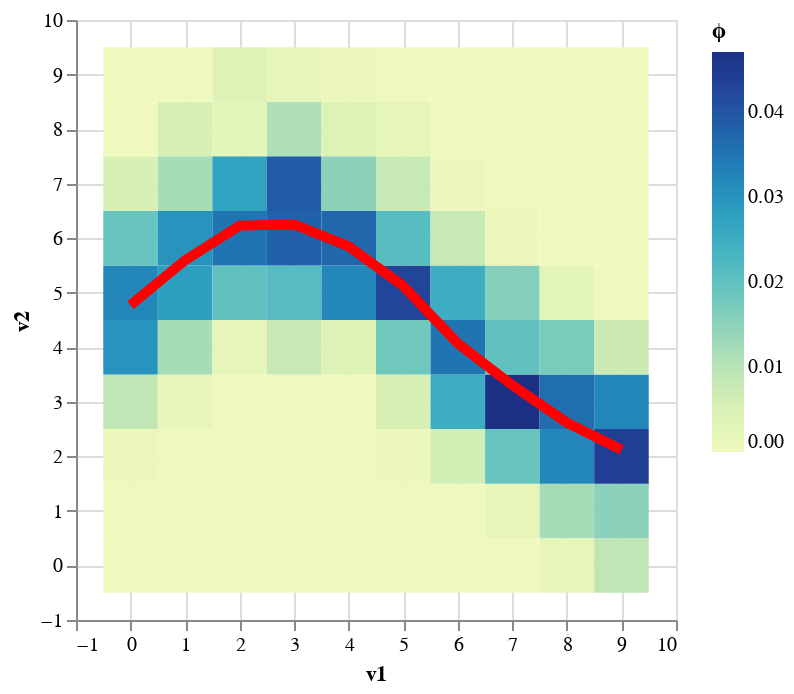

The cell this chart's notebook holds for it:
### Code cell
E_V2_given_V1_df = pd.DataFrame({'v1':range(10),'μ':E_V2_given_V1})
mean_plot = alt.Chart(E_V2_given_V1_df, width=300, height=300).mark_line(size=5, color='red').encode(x='v1', y='μ')
density_plot + mean_plot

### Figure 1 — Vega-Lite specification as saved in the notebook (floating-point values rounded to 4 significant figures)
{"$schema": "https://vega.github.io/schema/vega-lite/v3.4.0.json", "config": {"mark": {"tooltip": null}, "view": {"height": 300, "width": 400}}, "datasets": {"data-286a68c9292df08f3ed49fe9a3424b0a": [{"xh": 0.5, "xl": -0.5, "yh": 0.5, "yl": -0.5, "ϕ": 0}, {"xh": 0.5, "xl": -0.5, "yh": 1.5, "yl": 0.5, "ϕ": 0}, {"xh": 0.5, "xl": -0.5, "yh": 2.5, "yl": 1.5, "ϕ": 0.001}, {"xh": 0.5, "xl": -0.5, "yh": 3.5, "yl": 2.5, "ϕ": 0.009}, {"xh": 0.5, "xl": -0.5, "yh": 4.5, "yl": 3.5, "ϕ": 0.03}, {"xh": 0.5, "xl": -0.5, "yh": 5.5, "yl": 4.5, "ϕ": 0.032}, {"xh": 0.5, "xl": -0.5, "yh": 6.5, "yl": 5.5, "ϕ": 0.019}, {"xh": 0.5, "xl": -0.5, "yh": 7.5, "yl": 6.5, "ϕ": 0.005}, {"xh": 0.5, "xl": -0.5, "yh": 8.5, "yl": 7.5, "ϕ": 0}, {"xh": 0.5, "xl": -0.5, "yh": 9.5, "yl": 8.5, "ϕ": 0}, {"xh": 1.5, "xl": 0.5, "yh": 0.5, "yl": -0.5, "ϕ": 0}, {"xh": 1.5, "xl": 0.5, "yh": 1.5, "yl": 0.5, "ϕ": 0}, {"xh": 1.5, "xl": 0.5, "yh": 2.5, "yl": 1.5, "ϕ": 0}, {"xh": 1.5, "xl": 0.5, "yh": 3.5, "yl": 2.5, "ϕ": 0.002}, {"xh": 1.5, "xl": 0.5, "yh": 4.5, "yl": 3.5, "ϕ": 0.012}, {"xh": 1.5, "xl": 0.5, "yh": 5.5, "yl": 4.5, "ϕ": 0.028}, {"xh": 1.5, "xl": 0.5, "yh": 6.5, "yl": 5.5, "ϕ": 0.03}, {"xh": 1.5, "xl": 0.5, "yh": 7.5, "yl": 6.5, "ϕ": 0.012}, {"xh": 1.5, "xl": 0.5, "yh": 8.5, "yl": 7.5, "ϕ": 0.005}, {"xh": 1.5, "xl": 0.5, "yh": 9.5, "yl": 8.5, "ϕ": 0}, {"xh": 2.5, "xl": 1.5, "yh": 0.5, "yl": -0.5, "ϕ": 0}, {"xh": 2.5, "xl": 1.5, "yh": 1.5, "yl": 0.5, "ϕ": 0}, {"xh": 2.5, "xl": 1.5, "yh": 2.5, "yl": 1.5, "ϕ": 0}, {"xh": 2.5, "xl": 1.5, "yh": 3.5, "yl": 2.5, "ϕ": 0}, {"xh": 2.5, "xl": 1.5, "yh": 4.5, "yl": 3.5, "ϕ": 0.002}, {"xh": 2.5, "xl": 1.5, "yh": 5.5, "yl": 4.5, "ϕ": 0.02}, {"xh": 2.5, "xl": 1.5, "yh": 6.5, "yl": 5.5, "ϕ": 0.035}, {"xh": 2.5, "xl": 1.5, "yh": 7.5, "yl": 6.5, "ϕ": 0.027}, {"xh": 2.5, "xl": 1.5, "yh": 8.5, "yl": 7.5, "ϕ": 0.003}, {"xh": 2.5, "xl": 1.5, "yh": 9.5, "yl": 8.5, "ϕ": 0.004}, {"xh": 3.5, "xl": 2.5, "yh": 0.5, "yl": -0.5, "ϕ": 0}, {"xh": 3.5, "xl": 2.5, "yh": 1.5, "yl": 0.5, "ϕ": 0}, {"xh": 3.5, "xl": 2.5, "yh": 2.5, "yl": 1.5, "ϕ": 0}, {"xh": 3.5, "xl": 2.5, "yh": 3.5, "yl": 2.5, "ϕ": 0}, {"xh": 3.5, "xl": 2.5, "yh": 4.5, "yl": 3.5, "ϕ": 0.008}, {"xh": 3.5, "xl": 2.5, "yh": 5.5, "yl": 4.5, "ϕ": 0.021}, {"xh": 3.5, "xl": 2.5, "yh": 6.5, "yl": 5.5, "ϕ": 0.038}, {"xh": 3.5, "xl": 2.5, "yh": 7.5, "yl": 6.5, "ϕ": 0.039}, {"xh": 3.5, "xl": 2.5, "yh": 8.5, "yl": 7.5, "ϕ": 0.011}, {"xh": 3.5, "xl": 2.5, "yh": 9.5, "yl": 8.5, "ϕ": 0.002}, {"xh": 4.5, "xl": 3.5, "yh": 0.5, "yl": -0.5, "ϕ": 0}, {"xh": 4.5, "xl": 3.5, "yh": 1.5, "yl": 0.5, "ϕ": 0}, {"xh": 4.5, "xl": 3.5, "yh": 2.5, "yl": 1.5, "ϕ": 0}, {"xh": 4.5, "xl": 3.5, "yh": 3.5, "yl": 2.5, "ϕ": 0}, {"xh": 4.5, "xl": 3.5, "yh": 4.5, "yl": 3.5, "ϕ": 0.004}, {"xh": 4.5, "xl": 3.5, "yh": 5.5, "yl": 4.5, "ϕ": 0.032}, {"xh": 4.5, "xl": 3.5, "yh": 6.5, "yl": 5.5, "ϕ": 0.037}, {"xh": 4.5, "xl": 3.5, "yh": 7.5, "yl": 6.5, "ϕ": 0.015}, {"xh": 4.5, "xl": 3.5, "yh": 8.5, "yl": 7.5, "ϕ": 0.004}, {"xh": 4.5, "xl": 3.5, "yh": 9.5, "yl": 8.5, "ϕ": 0.001}, {"xh": 5.5, "xl": 4.5, "yh": 0.5, "yl": -0.5, "ϕ": 0}, {"xh": 5.5, "xl": 4.5, "yh": 1.5, "yl": 0.5, "ϕ": 0}, {"xh": 5.5, "xl": 4.5, "yh": 2.5, "yl": 1.5, "ϕ": 0.001}, {"xh": 5.5, "xl": 4.5, "yh": 3.5, "yl": 2.5, "ϕ": 0.005}, {"xh": 5.5, "xl": 4.5, "yh": 4.5, "yl": 3.5, "ϕ": 0.018}, {"xh": 5.5, "xl": 4.5, "yh": 5.5, "yl": 4.5, "ϕ": 0.043}, {"xh": 5.5, "xl": 4.5, "yh": 6.5, "yl": 5.5, "ϕ": 0.021}, {"xh": 5.5, "xl": 4.5, "yh": 7.5, "yl": 6.5, "ϕ": 0.008}, {"xh": 5.5, "xl": 4.5, "yh": 8.5, "yl": 7.5, "ϕ": 0.002}, {"xh": 5.5, "xl": 4.5, "yh": 9.5, "yl": 8.5, "ϕ": 0}, {"xh": 6.5, "xl": 5.5, "yh": 0.5, "yl": -0.5, "ϕ": 0}, {"xh": 6.5, "xl": 5.5, "yh": 1.5, "yl": 0.5, "ϕ": 0}, {"xh": 6.5, "xl": 5.5, "yh": 2.5, "yl": 1.5, "ϕ": 0.006}, {"xh": 6.5, "xl": 5.5, "yh": 3.5, "yl": 2.5, "ϕ": 0.025}, {"xh": 6.5, "xl": 5.5, "yh": 4.5, "yl": 3.5, "ϕ": 0.035}, {"xh": 6.5, "xl": 5.5, "yh": 5.5, "yl": 4.5, "ϕ": 0.025}, {"xh": 6.5, "xl": 5.5, "yh": 6.5, "yl": 5.5, "ϕ": 0.008}, {"xh": 6.5, "xl": 5.5, "yh": 7.5, "yl": 6.5, "ϕ": 0.001}, {"xh": 6.5, "xl": 5.5, "yh": 8.5, "yl": 7.5, "ϕ": 0}, {"xh": 6.5, "xl": 5.5, "yh": 9.5, "yl": 8.5, "ϕ": 0}, {"xh": 7.5, "xl": 6.5, "yh": 0.5, "yl": -0.5, "ϕ": 0}, {"xh": 7.5, "xl": 6.5, "yh": 1.5, "yl": 0.5, "ϕ": 0.002}, {"xh": 7.5, "xl": 6.5, "yh": 2.5, "yl": 1.5, "ϕ": 0.019}, {"xh": 7.5, "xl": 6.5, "yh": 3.5, "yl": 2.5, "ϕ": 0.047}, {"xh": 7.5, "xl": 6.5, "yh": 4.5, "yl": 3.5, "ϕ": 0.02}, {"xh": 7.5, "xl": 6.5, "yh": 5.5, "yl": 4.5, "ϕ": 0.016}, {"xh": 7.5, "xl": 6.5, "yh": 6.5, "yl": 5.5, "ϕ": 0.001}, {"xh": 7.5, "xl": 6.5, "yh": 7.5, "yl": 6.5, "ϕ": 0}, {"xh": 7.5, "xl": 6.5, "yh": 8.5, "yl": 7.5, "ϕ": 0}, {"xh": 7.5, "xl": 6.5, "yh": 9.5, "yl": 8.5, "ϕ": 0}, {"xh": 8.5, "xl": 7.5, "yh": 0.5, "yl": -0.5, "ϕ": 0.002}, {"xh": 8.5, "xl": 7.5, "yh": 1.5, "yl": 0.5, "ϕ": 0.012}, {"xh": 8.5, "xl": 7.5, "yh": 2.5, "yl": 1.5, "ϕ": 0.032}, {"xh": 8.5, "xl": 7.5, "yh": 3.5, "yl": 2.5, "ϕ": 0.036}, {"xh": 8.5, "xl": 7.5, "yh": 4.5, "yl": 3.5, "ϕ": 0.017}, {"xh": 8.5, "xl": 7.5, "yh": 5.5, "yl": 4.5, "ϕ": 0.003}, {"xh": 8.5, "xl": 7.5, "yh": 6.5, "yl": 5.5, "ϕ": 0}, {"xh": 8.5, "xl": 7.5, "yh": 7.5, "yl": 6.5, "ϕ": 0}, {"xh": 8.5, "xl": 7.5, "yh": 8.5, "yl": 7.5, "ϕ": 0}, {"xh": 8.5, "xl": 7.5, "yh": 9.5, "yl": 8.5, "ϕ": 0}, {"xh": 9.5, "xl": 8.5, "yh": 0.5, "yl": -0.5, "ϕ": 0.009}, {"xh": 9.5, "xl": 8.5, "yh": 1.5, "yl": 0.5, "ϕ": 0.015}, {"xh": 9.5, "xl": 8.5, "yh": 2.5, "yl": 1.5, "ϕ": 0.044}, {"xh": 9.5, "xl": 8.5, "yh": 3.5, "yl": 2.5, "ϕ": 0.032}, {"xh": 9.5, "xl": 8.5, "yh": 4.5, "yl": 3.5, "ϕ": 0.007}, {"xh": 9.5, "xl": 8.5, "yh": 5.5, "yl": 4.5, "ϕ": 0}, {"xh": 9.5, "xl": 8.5, "yh": 6.5, "yl": 5.5, "ϕ": 0}, {"xh": 9.5, "xl": 8.5, "yh": 7.5, "yl": 6.5, "ϕ": 0}, {"xh": 9.5, "xl": 8.5, "yh": 8.5, "yl": 7.5, "ϕ": 0}, {"xh": 9.5, "xl": 8.5, "yh": 9.5, "yl": 8.5, "ϕ": 0}], "data-9e56089beb1dd571a6679b41db58d80a": [{"v1": 0, "μ": 4.771}, {"v1": 1, "μ": 5.596}, {"v1": 2, "μ": 6.231}, {"v1": 3, "μ": 6.252}, {"v1": 4, "μ": 5.849}, {"v1": 5, "μ": 5.122}, {"v1": 6, "μ": 4.07}, {"v1": 7, "μ": 3.305}, {"v1": 8, "μ": 2.618}, {"v1": 9, "μ": 2.121}]}, "layer": [{"data": {"name": "data-286a68c9292df08f3ed49fe9a3424b0a"}, "encoding": {"color": {"field": "ϕ", "title": "ϕ", "type": "quantitative"}, "x": {"field": "xl", "title": "v1", "type": "quantitative"}, "x2": {"field": "xh"}, "y": {"field": "yl", "title": "v2", "type": "quantitative"}, "y2": {"field": "yh"}}, "height": 300, "mark": "rect", "width": 300}, {"data": {"name": "data-9e56089beb1dd571a6679b41db58d80a"}, "encoding": {"x": {"field": "v1", "type": "quantitative"}, "y": {"field": "μ", "type": "quantitative"}}, "height": 300, "mark": {"color": "red", "size": 5, "type": "line"}, "width": 300}]}
